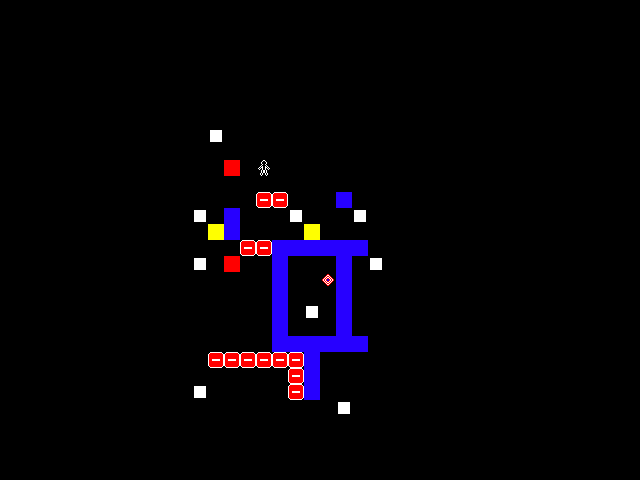

A level layout from a 2D game, rendered from its tile map. Below: a short description, then the map file with tile-grid data replaced by summaries:
An orthogonal 40x30 tile map with 16x16 px tiles, 3 tile layers (tiles, pieces, actors) and 2 objects (001, 002).

<map version="1.10" tiledversion="1.11.0" orientation="orthogonal" renderorder="right-down" width="40" height="30" tilewidth="16" tileheight="16" infinite="0" nextlayerid="6" nextobjectid="11">
 <editorsettings>
  <export target="../../../../Users/User/Desktop/001..tmx" format="tmx" />
 </editorsettings>
 <tileset firstgid="1" name="tiles" tilewidth="16" tileheight="16" tilecount="81" columns="9">
  <image source="tiles.png" width="144" height="144" />
 </tileset>
 <layer id="1" name="tiles" width="40" height="30">
  <data>[1200 cells, 106 non-empty, 5 distinct tile ids]</data>
 </layer>
 <layer id="2" name="pieces" width="40" height="30">
  <data>[1200 cells, 16 non-empty, 3 distinct tile ids]</data>
 </layer>
 <layer id="3" name="actors" width="40" height="30">
  <data>[1200 cells, 1 non-empty, 1 distinct tile ids]</data>
 </layer>
 <objectgroup id="5" name="connectors">
  <object id="9" name="001" x="360" y="357.667">
   <polyline points="-47.6667,-124.333 -125.333,-94" />
  </object>
  <object id="10" name="002" x="214.667" y="231.667">
   <polyline points="0,0 15.3333,-63" />
  </object>
 </objectgroup>
</map>
